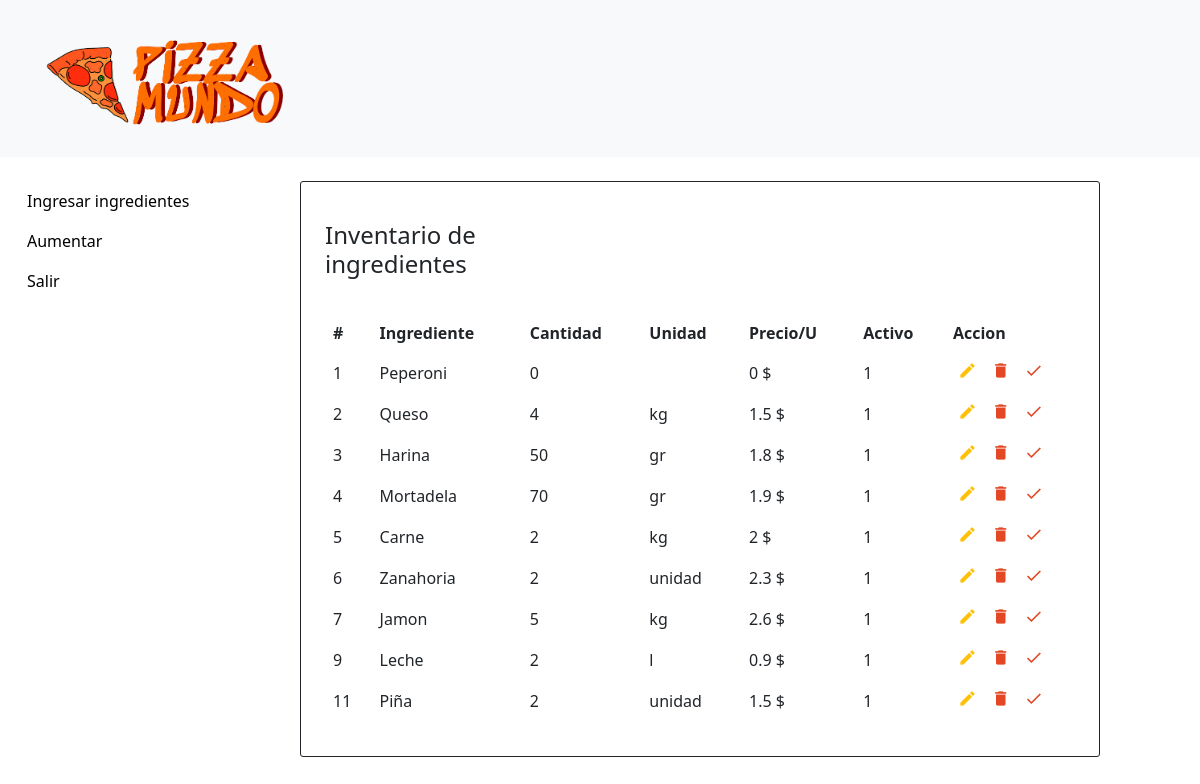
/html/Bodega/index.php (signed in), run on the app's committed database.
### tables this page shows
CREATE TABLE `tblingredientes` (
  `ID` int(10) NOT NULL,
  `Descripcion` varchar(200) DEFAULT NULL,
  `Cantidad` int(10) NOT NULL,
  `Unidad` varchar(200) DEFAULT NULL,
  `Precio` float DEFAULT NULL,
  `Active` text NOT NULL
);

### html/Bodega/index.php (the view, shortened to what this page needs)
<?php
include('../dbconnection.php');
?>
<!doctype html>
<html>
<head>
    <link rel="stylesheet" href="https://stackpath.bootstrapcdn.com/bootstrap/4.5.0/css/bootstrap.min.css">
    <link rel="stylesheet" href="https://maxcdn.bootstrapcdn.com/font-awesome/4.7.0/css/font-awesome.min.css">
    <link rel="stylesheet" href="../../css/estiloIndex.css">
    <link href="../../css/estilo_inicio_administrador.css" rel="stylesheet" type="text/css">
    <link href="https://cdn.jsdelivr.net/npm/bootstrap@5.3.0/dist/css/bootstrap.min.css" rel="stylesheet"
>
</head>
<body>
    <header>
        <nav class="navbar bg-body-tertiary mb-4">
            <div class="container-fluid">
                <a class="navbar-brand" href="inicio_administrador.html">
                    <img src="../../img/logo-icon-both.png" alt="Logo" width="300px" height="130px"
                        class="d-inline-block align-text-top">
                </a>
            </div>
        </nav>
    </header>
    <div class="container-fluid">
        <div class="row">
            <div class="col-sm-12 col-md-12 col-lg-3 col-xl-3 ">
                <nav>
                    <ul class="nav flex-column">
                        <li class="nav-item">
                            <a href="ingreso.php">Ingresar ingredientes</a>
                        </li>
                        <li class="nav-item">
                            <a href="edit.php">Aumentar</a>
                        </li>
                        <li class="nav-item">
                            <a href="../cerrar_sesion.php">Salir</a>
                        </li>
                    </ul>
                </nav>
            </div>
            <div class="col col-sm-12 col-md-12 col-lg-8 col-xl-8 m-0">
                <div id="container">
                    <div class="container-xl">
                        <div class="table-title">
                            <div class="row">
                                <div class="col-sm-5 mt-4">
                                    <h2>Inventario de ingredientes</h2>
                                </div>
                            </div>
                        </div>
                        <table class="table my-4 table-borderless m-0">
                            <thead>
                                <tr>
                                    <th>#</th>
                                    <th>Ingrediente</th>
                                    <th>Cantidad</th>
                                    <th>Unidad</th>
                                    <th>Precio/U </th>
                                    <th>Activo</th>
                                    <th>Accion</th>
                                </tr>
                            </thead>
                            <tbody>
                                <?php
                                $ret = mysqli_query($con, "select * from tblingredientes");
                                $row = mysqli_num_rows($ret);
                                if ($row > 0) {
                                    while ($row = mysqli_fetch_array($ret)) {
                                        ?>
                                        <tr>
                                            <td>
                                                <?php echo $row['ID']; ?>
                                            </td>
                                            <td>
                                                <?php echo $row['Descripcion']; ?>
                                            </td>
                                            <td>
                                                <?php echo $row['Cantidad']; ?>
                                            </td>
                                            <td>
                                                <?php echo $row['Unidad']; ?>
                                            </td>
                                            <td>
                                                <?php echo $row['Precio']; ?> $
                                            </td>
                                            <td>
                                                <?php echo $row['Active']; ?>
                                            </td>
                                            <td>
                                                <a href="edit.php?editid=<?php echo htmlentities($row['ID']); ?>" class="edit"
                                                    title="Edit" data-toggle="tooltip"><i
                                                        class="material-icons">&#xE254;</i></a>
                                                <a href="index.php?delid=<?php echo ($row['ID']); ?>"
                                                    class="delete" title="Delete" data-toggle="tooltip"
                                                    onclick="return confirm('Porfavor confirma que deseas desactivar este ingrdiente');"><i
                                                        class="material-icons">&#xE872;</i></a>
                                                <a href="index.php?activacionid=<?php echo ($row['ID']); ?>"
                                                    class="delete" title="Activate" data-toggle="tooltip"
                                                    onclick="return confirm('Porfavor confirma que deseas activar este ingrdiente');"><i
                                                        class="material-icons">&#xE876;</i></a>
                                            </td>
                                        </tr>
                                        <?php
                                    }
                                } else { ?>
                                    <tr>
                                        <th style="text-align:center; color:red;" colspan="6">No Record Found</th>
                                    </tr>
                                <?php } ?>
                            </tbody>
                        </table>
                    </div>
                </div>
            </div>
        </div>
    </div>
</body>
</html>

### css/estiloIndex.css (style rules this page uses)
body { color: #566787; background: #f5f5f5; font-family: 'Roboto', sans-serif; }
.table-title { font-size: 15px; padding-bottom: 10px; margin: 0 0 10px; min-height: 45px; }
.table-title h2 { margin: 5px 0 0; font-size: 24px; }
table.table tr th, table.table tr td { border-color: #e9e9e9; }
table.table td:last-child { width: 130px; }
table.table td a { color: #a0a5b1; display: inline-block; margin: 0 5px; }
table.table td a.edit { color: #FFC107; }
table.table td a.delete { color: #E34724; }
table.table td i { font-size: 19px; }

### css/estilo_inicio_administrador.css (style rules this page uses)
body { font-family: 'Averia Serif Libre', cursive; margin: 0; background-color: #e94b01; }
ul { list-style-type: none; margin: 0; padding: 0; background-color: white; }
li a { display: block; padding: 8px 15px; color: #000; text-decoration: none; }
table { background-color: white; border-collapse: collapse; border-radius: 5px; padding: 0%; }
td { padding: 8px; }
.col { padding: 10px; border: 1px solid; border-radius: 3px; }

### data on the page
tblingredientes: ID "1", Descripcion "Peperoni", Cantidad "0", Precio "0", Active "1"
tblingredientes: ID "2", Descripcion "Queso", Cantidad "4", Unidad "kg", Precio "1.5", Active "1"
tblingredientes: ID "3", Descripcion "Harina", Cantidad "50", Unidad "gr", Precio "1.8", Active "1"
tblingredientes: ID "4", Descripcion "Mortadela", Cantidad "70", Unidad "gr", Precio "1.9", Active "1"
tblingredientes: ID "5", Descripcion "Carne", Cantidad "2", Unidad "kg", Precio "2", Active "1"
tblingredientes: ID "6", Descripcion "Zanahoria", Cantidad "2", Unidad "unidad", Precio "2.3", Active "1"
tblingredientes: ID "7", Descripcion "Jamon", Cantidad "5", Unidad "kg", Precio "2.6", Active "1"
tblingredientes: ID "9", Descripcion "Leche", Cantidad "2", Unidad "l", Precio "0.9", Active "1"
tblingredientes: ID "11", Descripcion "Piña", Cantidad "2", Unidad "unidad", Precio "1.5", Active "1"
